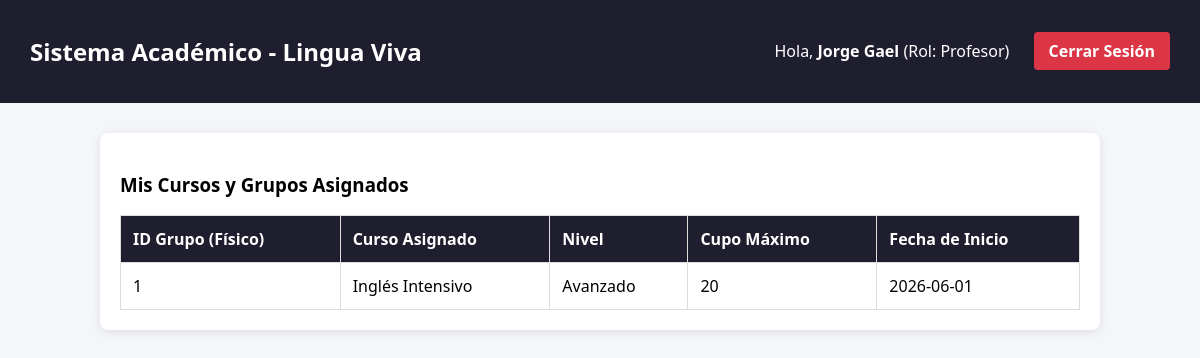
The page /dashboard.php (signed in) on the database its author committed.
### tables this page shows
CREATE TABLE `grupo` (
  `ID_Grupo` int NOT NULL AUTO_INCREMENT,
  `Cupo_Maximo` int NOT NULL,
  `Fecha_Inicio` date NOT NULL,
  `Fecha_Fin` date NOT NULL,
  `Estado_Activo` tinyint(1) DEFAULT '1',
  `ID_Curso` int NOT NULL,
  PRIMARY KEY (`ID_Grupo`),
  KEY `ID_Curso` (`ID_Curso`),
  CONSTRAINT `grupo_ibfk_1` FOREIGN KEY (`ID_Curso`) REFERENCES `curso` (`ID_Curso`)
);

CREATE TABLE `curso` (
  `ID_Curso` int NOT NULL AUTO_INCREMENT,
  `Nombre` varchar(150) NOT NULL,
  `Descripcion` text,
  `Idioma` varchar(80) NOT NULL,
  `Nivel` enum('Básico','Intermedio','Avanzado') NOT NULL,
  `Estado_Activo` tinyint(1) DEFAULT '1',
  `Id_Horario` int DEFAULT NULL,
  PRIMARY KEY (`ID_Curso`),
  KEY `fk_curso_horario` (`Id_Horario`),
  CONSTRAINT `fk_curso_horario` FOREIGN KEY (`Id_Horario`) REFERENCES `horario` (`ID_Horario`)
);

### dashboard.php (the view, shortened to what this page needs)
<?php
include 'conexion.php';
$rol_actual = $_SESSION['rol'];
?>
<!DOCTYPE html>
<html lang="es">
<head>
</head>
<body>
    <div class="navbar">
        <h2>Sistema Académico - Lingua Viva</h2>
        <div>
            <span>Hola, <b><?php echo htmlspecialchars($_SESSION['usuario'], ENT_QUOTES, 'UTF-8'); ?></b>
            (Rol: <?php echo htmlspecialchars($rol_actual, ENT_QUOTES, 'UTF-8'); ?>)</span>
            <a href="logout.php" style="margin-left: 20px;">Cerrar Sesión</a>
        </div>
    </div>
    <div class="container">
        <?php
        if ($rol_actual === 'Administrador') {
            echo "<div class='card'>";
            echo "<h3>Panel Administrativo: Control de Usuarios</h3>";
            $sql_usuarios = "SELECT ID_Usuario, Nombre, Apellidos, Email, Rol FROM Usuario";
            $result = $conn->query($sql_usuarios);
            if ($result->num_rows > 0) {
                echo "<table>
                        <tr>
                            <th>ID</th>
                            <th>Nombre Completo</th>
                            <th>Correo</th>
                            <th>Rol</th>
                        </tr>";
                while($row = $result->fetch_assoc()) {
                    echo "<tr>
                            <td>" . htmlspecialchars($row['ID_Usuario'], ENT_QUOTES, 'UTF-8') . "</td>
                            <td>" . htmlspecialchars($row['Nombre'] . " " . $row['Apellidos'], ENT_QUOTES, 'UTF-8') . "</td>
                            <td>" . htmlspecialchars($row['Email'], ENT_QUOTES, 'UTF-8') . "</td>
                            <td>" . htmlspecialchars($row['Rol'], ENT_QUOTES, 'UTF-8') . "</td>
                          </tr>";
                }
                echo "</table>";
            } else {
                echo "<p>No hay usuarios registrados aún.</p>";
            }
            echo "</div>";
            echo "<div class='card'>";
            echo "<h3>Reporte: Ocupación de Grupos Activos</h3>";
            $sql_ocupacion = "
                SELECT
                    g.ID_Grupo,
                    c.Nombre AS Curso,
                    g.Cupo_Maximo,
                    COUNT(CASE WHEN i.Estado_Academico = 'Cursando' THEN 1 END) AS Alumnos_Inscritos
                FROM Grupo g
                INNER JOIN Curso c ON g.ID_Curso = c.ID_Curso
                LEFT JOIN Alumno a ON g.ID_Grupo = a.ID_Grupo
                LEFT JOIN Inscripcion i ON a.ID_Alumno = i.Id_Alumno
                WHERE g.Estado_Activo = 1
                GROUP BY g.ID_Grupo, c.Nombre, g.Cupo_Maximo
            ";
            $res_ocupacion = $conn->query($sql_ocupacion);
            if ($res_ocupacion->num_rows > 0) {
                echo "<table>
                        <tr>
                            <th>ID Grupo</th>
                            <th>Curso</th>
                            <th>Inscritos / Cupo Máximo</th>
                            <th>Lugares Disponibles</th>
                        </tr>";
                while($row = $res_ocupacion->fetch_assoc()) {
                    $disponibles = $row['Cupo_Maximo'] - $row['Alumnos_Inscritos'];
                    $color_disponible = ($disponibles <= 0) ? "color: #dc3545; font-weight: bold;" : "color: #28a745; font-weight: bold;";
                    echo "<tr>
                            <td>" . htmlspecialchars($row['ID_Grupo'], ENT_QUOTES, 'UTF-8') . "</td>
                            <td>" . htmlspecialchars($row['Curso'], ENT_QUOTES, 'UTF-8') . "</td>
                            <td>" . htmlspecialchars($row['Alumnos_Inscritos'], ENT_QUOTES, 'UTF-8') . " / " . htmlspecialchars($row['Cupo_Maximo'], ENT_QUOTES, 'UTF-8') . "</td>
                            <td style='$color_disponible'>" . $disponibles . "</td>
                          </tr>";
                }
                echo "</table>";
            } else {
                echo "<p>No hay grupos activos en este momento.</p>";
            }
            echo "</div>";
            echo "<div class='card'>";
            echo "<h3>Reporte: Ingresos por Método de Pago</h3>";
            $sql_ingresos = "
                SELECT
                    Metodo_Pago,
                    COUNT(ID_Pago) AS Total_Transacciones,
                    SUM(Monto) AS Ingresos_Totales
                FROM Pago
                GROUP BY Metodo_Pago
            ";
            $res_ingresos = $conn->query($sql_ingresos);
            $suma_global = 0;
            if ($res_ingresos->num_rows > 0) {
                echo "<table>
                        <tr>
                            <th>Método de Pago</th>
                            <th>Cantidad de Transacciones</th>
                            <th>Ingresos Generados (MXN)</th>
                        </tr>";
                while($row = $res_ingresos->fetch_assoc()) {
                    $suma_global += $row['Ingresos_Totales'];
                    echo "<tr>
                            <td>" . htmlspecialchars($row['Metodo_Pago'], ENT_QUOTES, 'UTF-8') . "</td>
                            <td>" . htmlspecialchars($row['Total_Transacciones'], ENT_QUOTES, 'UTF-8') . "</td>
                            <td>$" . number_format($row['Ingresos_Totales'], 2) . "</td>
                          </tr>";
                }
                echo "</table>";
                echo "<div class='totales-financieros'>Ingreso Global Total: $" . number_format($suma_global, 2) . " MXN</div>";
            } else {
                echo "<p>No hay registros de pagos en el sistema.</p>";
            }
            echo "</div>";
        }
        elseif ($rol_actual === 'Profesor') {
            echo "<div class='card'>";
            echo "<h3>Mis Cursos y Grupos Asignados</h3>";
            $sql_profesor = "
                SELECT
                    g.ID_Grupo,
                    c.Nombre AS Curso,
                    c.Nivel,
                    g.Cupo_Maximo,
                    g.Fecha_Inicio
                FROM Profesor p
                INNER JOIN Curso c ON p.Id_Curso = c.ID_Curso
                INNER JOIN Grupo g ON c.ID_Curso = g.ID_Curso
                WHERE p.ID_Usuario = ? AND g.Estado_Activo = 1
            ";
            $stmt_prof = $conn->prepare($sql_profesor);
            $stmt_prof->bind_param("i", $_SESSION['id_usuario']);
            $stmt_prof->execute();
            $res_prof = $stmt_prof->get_result();
            if ($res_prof->num_rows > 0) {
                echo "<table>
                        <tr>
                            <th>ID Grupo (Físico)</th>
                            <th>Curso Asignado</th>
                            <th>Nivel</th>
                            <th>Cupo Máximo</th>
                            <th>Fecha de Inicio</th>
                        </tr>";
                while($row = $res_prof->fetch_assoc()) {
                    echo "<tr>
                            <td>" . htmlspecialchars($row['ID_Grupo'], ENT_QUOTES, 'UTF-8') . "</td>
                            <td>" . htmlspecialchars($row['Curso'], ENT_QUOTES, 'UTF-8') . "</td>
                            <td>" . htmlspecialchars($row['Nivel'], ENT_QUOTES, 'UTF-8') . "</td>
                            <td>" . htmlspecialchars($row['Cupo_Maximo'], ENT_QUOTES, 'UTF-8') . "</td>
                            <td>" . htmlspecialchars($row['Fecha_Inicio'], ENT_QUOTES, 'UTF-8') . "</td>
                          </tr>";
                }
                echo "</table>";
            } else {
                echo "<p>No tienes grupos asignados en este momento.</p>";
            }
            echo "</div>";
        }
        else {
            echo "<div class='card'><p>Error de integridad: Rol no reconocido por el sistema.</p></div>";
        }
        ?>
    </div>
</body>
</html>

### dashboard.php (style rules this page uses)
body { font-family: 'Segoe UI', Tahoma, Geneva, Verdana, sans-serif; background-color: #f4f6f9; margin: 0; }
.navbar { background-color: #1e1e2f; color: white; padding: 15px 30px; display: flex; justify-content: space-between; align-items: center; }
.navbar a { background-color: #dc3545; color: white; text-decoration: none; padding: 8px 15px; border-radius: 4px; font-weight: bold; }
.container { padding: 30px; max-width: 1000px; margin: 0 auto; }
.card { background: white; padding: 20px; border-radius: 8px; box-shadow: 0 2px 10px rgba(0,0,0,0.1); margin-bottom: 20px; }
table { width: 100%; border-collapse: collapse; margin-top: 15px; }
th, td { border: 1px solid #ddd; padding: 12px; text-align: left; }
th { background-color: #1e1e2f; color: white; }

### rows shown on the page
grupo: ID_Grupo "1", ID_Curso.Nombre "Inglés Intensivo", ID_Curso.Nivel "Avanzado", Cupo_Maximo "20", Fecha_Inicio "2026-06-01"

### other values the page prints
$_SESSION['usuario'] "Jorge Gael"
$rol_actual "Profesor"
